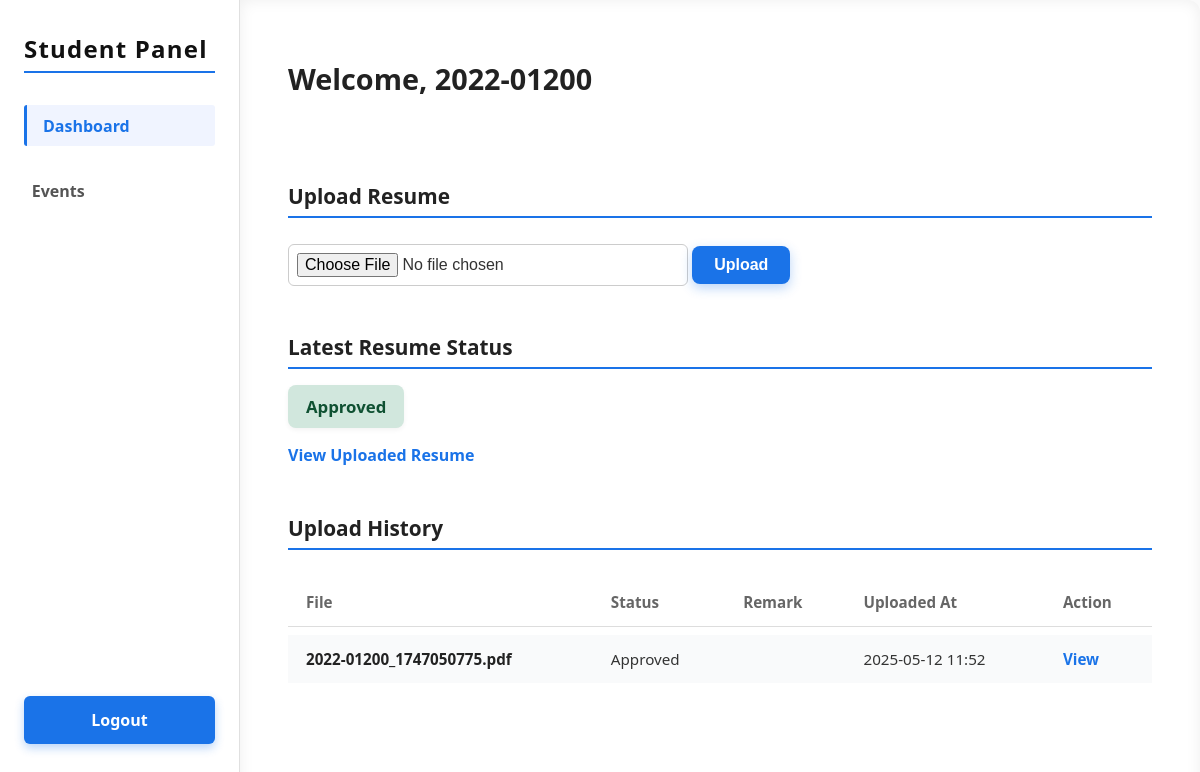
Page /dashboard.php (signed in) on the committed database.
### tables this page shows
CREATE TABLE `resumes` (
  `id` int(11) NOT NULL,
  `student_id` varchar(50) NOT NULL,
  `file_name` varchar(255) NOT NULL,
  `original_name` varchar(255) NOT NULL,
  `status` enum('pending','approved','rejected') DEFAULT 'pending',
  `uploaded_at` timestamp NOT NULL DEFAULT current_timestamp(),
  `remark` text DEFAULT NULL
);

### dashboard.php (the view, shortened to what this page needs)
<?php
require 'config.php';
$student_id = $_SESSION['student_id'];
$resumes = $conn->query("SELECT * FROM resumes WHERE student_id = '$student_id' ORDER BY uploaded_at DESC");
$resume = $resumes->fetch_assoc();
?>
<!DOCTYPE html>
<html lang="en">
<head>
</head>
<body>
  <nav class="sidebar">
    <h2>Student Panel</h2>
    <a href="dashboard.php" class="active">Dashboard</a>
    <a href="events.php">Events</a>
    <a href="logout.php" class="logout-btn">Logout</a>
  </nav>
  <main class="dashboard">
    <header>
      <h1>Welcome, <?= htmlspecialchars($student_id) ?></h1>
    </header>
    <section class="upload-section">
      <h2>Upload Resume</h2>
      <form action="upload.php" method="POST" enctype="multipart/form-data" novalidate>
        <input type="file" name="resume" accept=".pdf,.docx" required>
        <button type="submit">Upload</button>
      </form>
    </section>
    <section class="status-section">
      <h2>Latest Resume Status</h2>
      <?php if ($resume): ?>
        <div class="status-box <?= strtolower($resume['status']) ?>">
          <?= ucfirst($resume['status']) ?>
        </div>
        <p><a href="uploads/<?= htmlspecialchars($resume['file_name']) ?>" target="_blank" rel="noopener noreferrer">View Uploaded Resume</a></p>
      <?php else: ?>
        <p>No resume uploaded yet.</p>
      <?php endif; ?>
    </section>
    <section class="history-section">
      <h2>Upload History</h2>
      <?php if ($resumes->num_rows > 0): ?>
        <table>
          <thead>
            <tr>
              <th>File</th>
              <th>Status</th>
              <th>Remark</th>
              <th>Uploaded At</th>
              <th>Action</th>
            </tr>
          </thead>
          <tbody>
            <?php
            $resumes->data_seek(0);
            while ($row = $resumes->fetch_assoc()):
            ?>
              <tr>
                <td><?= htmlspecialchars($row['file_name']) ?></td>
                <td><?= ucfirst($row['status']) ?></td>
                <td><?= htmlspecialchars($row['remark']) ?></td>
                <td><?= date('Y-m-d H:i', strtotime($row['uploaded_at'])) ?></td>
                <td><a href="uploads/<?= htmlspecialchars($row['file_name']) ?>" target="_blank" rel="noopener noreferrer">View</a></td>
              </tr>
            <?php endwhile; ?>
          </tbody>
        </table>
      <?php else: ?>
        <p>No resume history available.</p>
      <?php endif; ?>
    </section>
  </main>
</body>
</html>

### dashboard.php (style rules this page uses)
* { box-sizing: border-box; }
body { margin: 0; font-family: 'Segoe UI', Tahoma, Geneva, Verdana, sans-serif; background: #fafafa; color: #333; display: flex; height: 100vh; }
.sidebar { width: 240px; background: #ffffff; border-right: 1px solid #e0e0e0; display: flex; flex-direction: column; padding: 2rem 1.5rem; box-shadow: 2px 0 6px rgba(0,0,0,0.05); transition: background-color 0.3s ease; }
.sidebar h2 { margin: 0 0 2rem; font-weight: 700; font-size: 1.5rem; letter-spacing: 0.05em; color: #111; user-select: none; }
.sidebar a { color: #555; text-decoration: none; margin-bottom: 1.5rem; font-weight: 600; padding: 0.6rem 0.3rem; border-left: 3px solid transparent; transition: all 0.3s ease; border-radius: 3px; user-select: none; }
.sidebar a:hover, .sidebar a.active { color: #1a73e8; border-left: 3px solid #1a73e8; background-color: #f0f4ff; padding-left: 1rem; }
.sidebar .logout-btn { margin-top: auto; background: #1a73e8; padding: 0.8rem 1.2rem; border-radius: 6px; text-align: center; font-weight: 700; color: white; cursor: pointer; user-select: none; box-shadow: 0 4px 10px rgba(26, 115, 232, 0.3); transition: background-color 0.3s ease, box-shadow 0.3s ease, transform 0.2s ease; border: none; display: inline-block; text-decoration: none; }
.dashboard { flex: 1; padding: 2.5rem 3rem; background: #fff; overflow-y: auto; border-radius: 0 12px 12px 0; box-shadow: inset 0 0 15px #eee; display: flex; flex-direction: column; gap: 2rem; }
header { display: flex; justify-content: space-between; align-items: center; margin-bottom: 2rem; }
header h1 { font-weight: 700; color: #222; font-size: 1.8rem; user-select: none; }
h2 { margin: 0 0 1rem; color: #222; font-weight: 700; font-size: 1.3rem; border-bottom: 2px solid #1a73e8; padding-bottom: 6px; user-select: none; }
form input[type="file"] { margin: 10px 0 15px; padding: 8px; font-size: 1rem; border: 1px solid #ccc; border-radius: 6px; transition: border-color 0.3s ease; width: 100%; max-width: 400px; }
form button { background-color: #1a73e8; color: white; padding: 10px 22px; border: none; border-radius: 8px; font-weight: 700; font-size: 1rem; cursor: pointer; box-shadow: 0 4px 12px rgba(26, 115, 232, 0.3); transition: background-color 0.3s ease, box-shadow 0.3s ease, transform 0.2s ease; user-select: none; max-width: 150px; }
.status-box { padding: 10px 18px; font-weight: 700; border-radius: 8px; margin-top: 10px; width: fit-content; user-select: none; font-size: 1.05rem; transition: background-color 0.3s ease, color 0.3s ease; box-shadow: 0 2px 5px rgb(0 0 0 / 0.05); }
.status-box.approved { background-color: #d1e7dd; color: #0f5132; }
table { width: 100%; border-collapse: separate; border-spacing: 0 8px; margin-top: 20px; font-size: 0.95rem; user-select: none; }
table th, table td { padding: 14px 18px; text-align: left; }
table th { background-color: transparent; color: #666; font-weight: 700; border-bottom: 1px solid #ddd; user-select: none; }
table tbody tr { background: #f9fafb; border-radius: 8px; transition: background-color 0.25s ease; }
table tbody tr td:first-child { font-weight: 600; color: #222; }
a { color: #1a73e8; text-decoration: none; font-weight: 600; transition: color 0.3s ease; user-select: none; }

### rows in the picture
resumes: status "Approved", file_name "2022-01200_1747050775.pdf", uploaded_at "2025-05-12 11:52"

### other values in the picture
$student_id "2022-01200"
